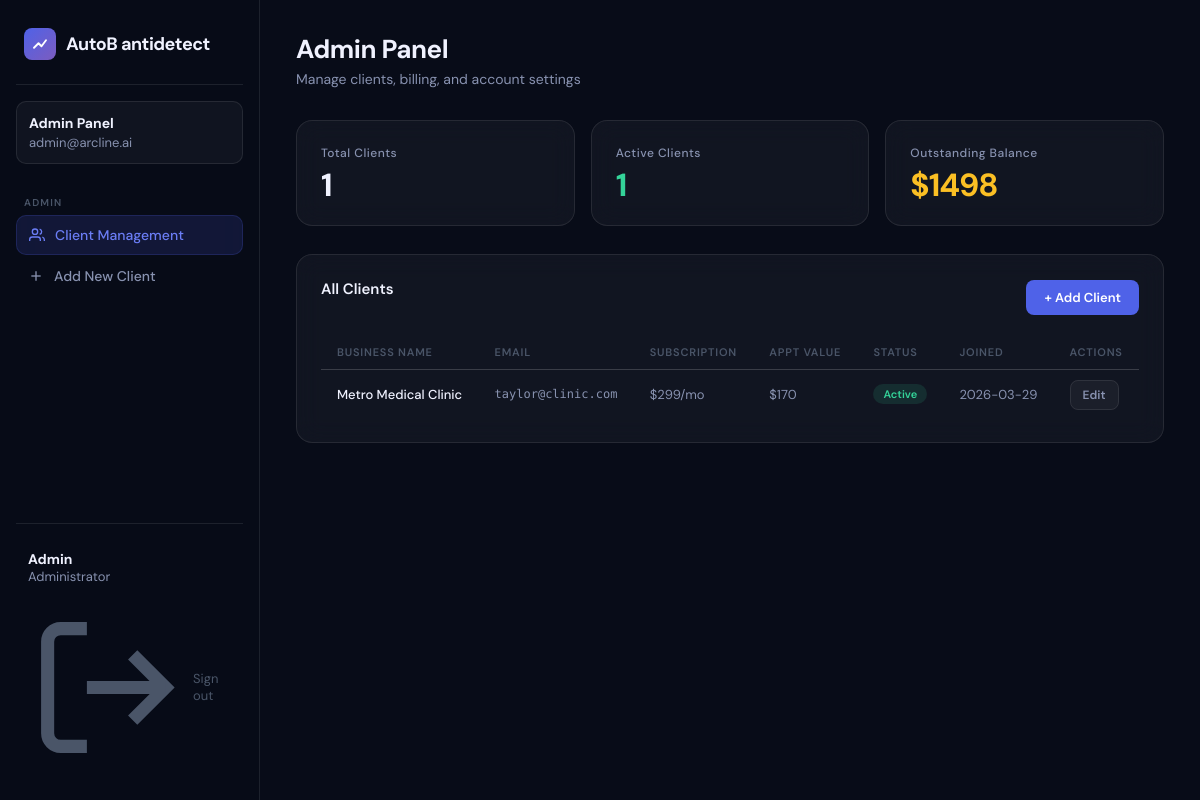
The page /admin (signed in) on the database its author committed.
### tables this page shows
CREATE TABLE users (
        id INTEGER PRIMARY KEY AUTOINCREMENT,
        name TEXT NOT NULL,
        email TEXT UNIQUE NOT NULL,
        password TEXT NOT NULL,
        role TEXT DEFAULT 'client',
        business_name TEXT DEFAULT '',
        appointment_value REAL DEFAULT 170.0,
        subscription_price REAL DEFAULT 299.0,
        hours_open TEXT DEFAULT '08:00',
        hours_close TEXT DEFAULT '18:00',
        status TEXT DEFAULT 'active',
        receptionist_on INTEGER DEFAULT 1,
        created_at TIMESTAMP DEFAULT CURRENT_TIMESTAMP
    );

### app.py (the view)
@app.route('/admin')
@login_required
@admin_required
def admin_panel():
    conn    = get_db()
    clients = conn.execute("SELECT * FROM users WHERE role='client' ORDER BY created_at DESC").fetchall()
    all_inv = conn.execute("SELECT * FROM invoices").fetchall()
    outstanding = sum(i['amount'] for i in all_inv if i['status'] in ('pending','overdue'))
    conn.close()
    return render_template('admin.html', clients=clients,
                           total_clients=len(clients),
                           active_clients=sum(1 for c in clients if c['status']=='active'),
                           outstanding=outstanding)

### app.py (called while the page is built)
def get_db():
    conn = sqlite3.connect(DB_PATH)
    conn.row_factory = sqlite3.Row
    return conn

def login_required(f):
    @wraps(f)
    def decorated(*args, **kwargs):
        if 'user_id' not in session:
            return redirect(url_for('login'))
        return f(*args, **kwargs)
    return decorated

def admin_required(f):
    @wraps(f)
    def decorated(*args, **kwargs):
        if session.get('role') != 'admin':
            return redirect(url_for('dashboard'))
        return f(*args, **kwargs)
    return decorated

### templates/admin.html (shortened to what this page needs)
{% extends "base.html" %}
{% block body %}
<div class="app-shell">
  <nav class="sidebar" id="sidebar">
    <div class="sidebar-logo">
      <div class="logo-mark">
        <svg viewBox="0 0 24 24" fill="none" stroke="white" stroke-width="2.5" stroke-linecap="round" stroke-linejoin="round">
          <polyline points="4 17 10 11 14 15 20 7"></polyline>
        </svg>
      </div>
      <span class="logo-text">AutoB antidetect</span>
    </div>
    <div class="client-badge">
      <strong>Admin Panel</strong>
      {{ session['email'] }}
    </div>
    <div class="nav-section">
      <div class="nav-label">Admin</div>
      <a href="/admin" class="nav-link active">
        <svg viewBox="0 0 24 24" fill="none" stroke="currentColor" stroke-width="2"><path d="M17 21v-2a4 4 0 00-4-4H5a4 4 0 00-4 4v2"/><circle cx="9" cy="7" r="4"/><path d="M23 21v-2a4 4 0 00-3-3.87"/><path d="M16 3.13a4 4 0 010 7.75"/></svg>
        Client Management
      </a>
      <a href="/admin/add" class="nav-link">
        <svg viewBox="0 0 24 24" fill="none" stroke="currentColor" stroke-width="2"><line x1="12" y1="5" x2="12" y2="19"/><line x1="5" y1="12" x2="19" y2="12"/></svg>
        Add New Client
      </a>
    </div>
    <div class="sidebar-footer">
      <div class="user-info">
        <strong>{{ session['name'] }}</strong>
        Administrator
      </div>
      <a href="/logout" class="logout-link">
        <svg viewBox="0 0 24 24" fill="none" stroke="currentColor" stroke-width="2"><path d="M9 21H5a2 2 0 01-2-2V5a2 2 0 012-2h4"/><polyline points="16 17 21 12 16 7"/><line x1="21" y1="12" x2="9" y2="12"/></svg>
        Sign out
      </a>
    </div>
  </nav>
  <main class="main">
    <div class="page-header fade-in">
      <h1>Admin Panel</h1>
      <p>Manage clients, billing, and account settings</p>
    </div>
    <div class="admin-grid">
      <div class="glass admin-stat fade-in fade-in-1" style="padding:24px;">
        <div class="stat-label">Total Clients</div>
        <div class="stat-value">{{ total_clients }}</div>
      </div>
      <div class="glass admin-stat fade-in fade-in-2" style="padding:24px;">
        <div class="stat-label">Active Clients</div>
        <div class="stat-value" style="color:var(--green);">{{ active_clients }}</div>
      </div>
      <div class="glass admin-stat fade-in fade-in-3" style="padding:24px;">
        <div class="stat-label">Outstanding Balance</div>
        <div class="stat-value" style="color:var(--amber);">${{ "%.0f"|format(outstanding) }}</div>
      </div>
    </div>
    <div class="glass call-log-card fade-in fade-in-2">
      <div style="display:flex;align-items:center;justify-content:space-between;margin-bottom:20px;flex-wrap:wrap;gap:12px;">
        <h3>All Clients</h3>
        <a href="/admin/add" class="btn btn-primary" style="text-decoration:none;padding:9px 18px;font-size:13px;">+ Add Client</a>
      </div>
      <div style="overflow-x:auto;">
        <table class="admin-table">
          <thead>
            <tr>
              <th>Business Name</th>
              <th>Email</th>
              <th>Subscription</th>
              <th>Appt Value</th>
              <th>Status</th>
              <th>Joined</th>
              <th>Actions</th>
            </tr>
          </thead>
          <tbody>
            {% for client in clients %}
            <tr>
              <td style="color:var(--text-primary);font-weight:500;">{{ client['business_name'] or '—' }}</td>
              <td style="font-family:'DM Mono',monospace;font-size:12px;">{{ client['email'] }}</td>
              <td>${{ "%.0f"|format(client['subscription_price']) }}/mo</td>
              <td>${{ "%.0f"|format(client['appointment_value']) }}</td>
              <td><span class="status-pill pill-{{ client['status'] }}">{{ client['status'].title() }}</span></td>
              <td>{{ client['created_at'][:10] }}</td>
              <td>
                <a href="/admin/client/{{ client['id'] }}" class="btn btn-ghost" style="padding:6px 12px;font-size:12px;text-decoration:none;">Edit</a>
              </td>
            </tr>
            {% else %}
            <tr><td colspan="7" style="text-align:center;color:var(--text-dim);padding:32px;">No clients yet. <a href="/admin/add" style="color:var(--indigo2);">Add one →</a></td></tr>
            {% endfor %}
          </tbody>
        </table>
      </div>
    </div>
  </main>
</div>
{% endblock %}

### rows shown on the page
users: business_name "Metro Medical Clinic", email "taylor@clinic.com", subscription_price "299", appointment_value "170", status "Active", created_at "2026-03-29"

### other values the page prints
{{ session['email'] }} "admin@arcline.ai"
{{ session['name'] }} "Admin"
{{ total_clients }} "1"
{{ active_clients }} "1"
{{ "%.0f"|format(outstanding) }} "1498"
